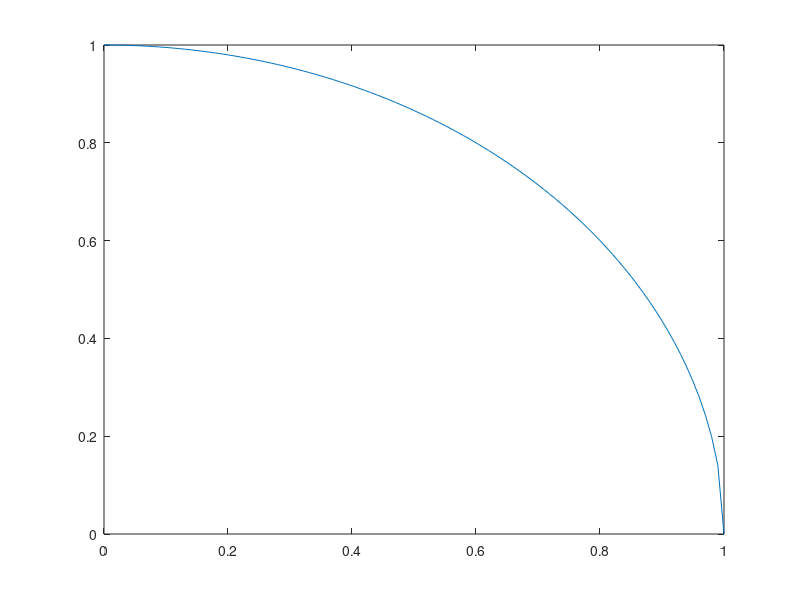

Here is the MATLAB script that generated this plot:
function m96g3c();
% m96g3c();
% Demo for n=2, Test Case #3 of Michalevicz 1996
%   'Evolutionary Algorithms for Constrainted Parameter Optimization Prob.'
%
%   Proceeding of the 3rd Annual Conference on Evolutionary Programming
%   A.V. Sebald and L.J. Fogel, World Scientific Publishing, River Edge,
%   NJ, 1994, pp. 98--108
%
% Objective function:
%        f(x) = n^(n/2) *prod(x)
% subject to  non-linear constraints:
%        sum(x.^2)=1
% and bounds
%        0 <= x <= 1;
%
% Global solution is 1/sqrt(n)*ones(1,n),
% fmin=1


% All Rights Reserved, 
% Revision 3.0, Oct. 1996
% Evolution Strategy Toolbox 1993-96
% To Thanh Binh University of Magdeburg Germany




hold off

x=[0:.01:1];
plot(x,sqrt(1-x.^2));
hold on

%
